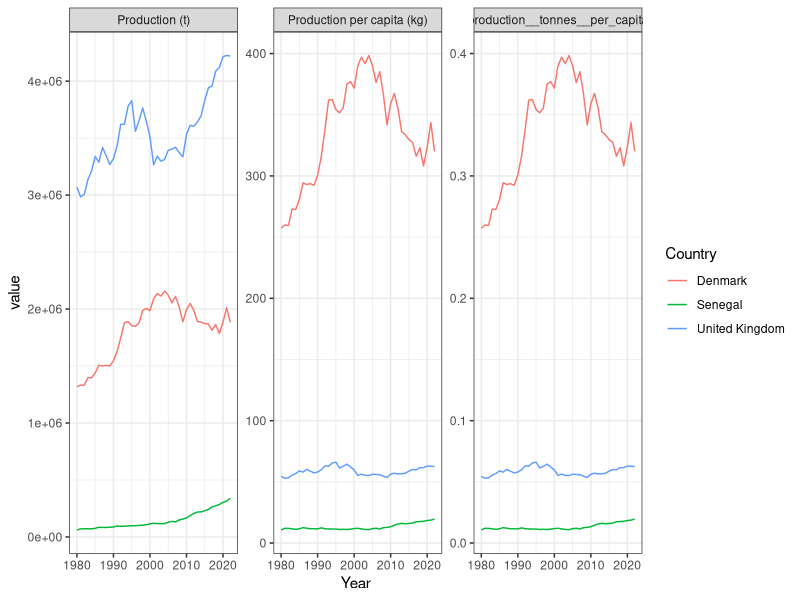
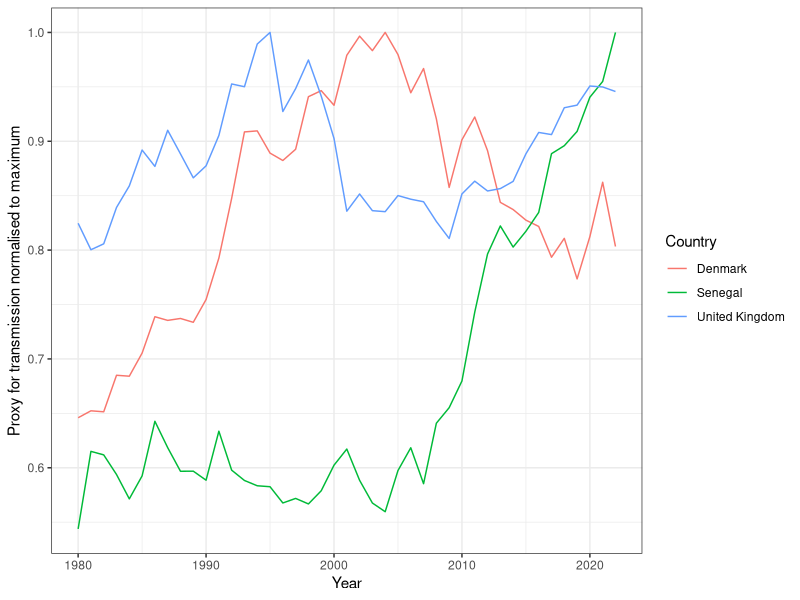
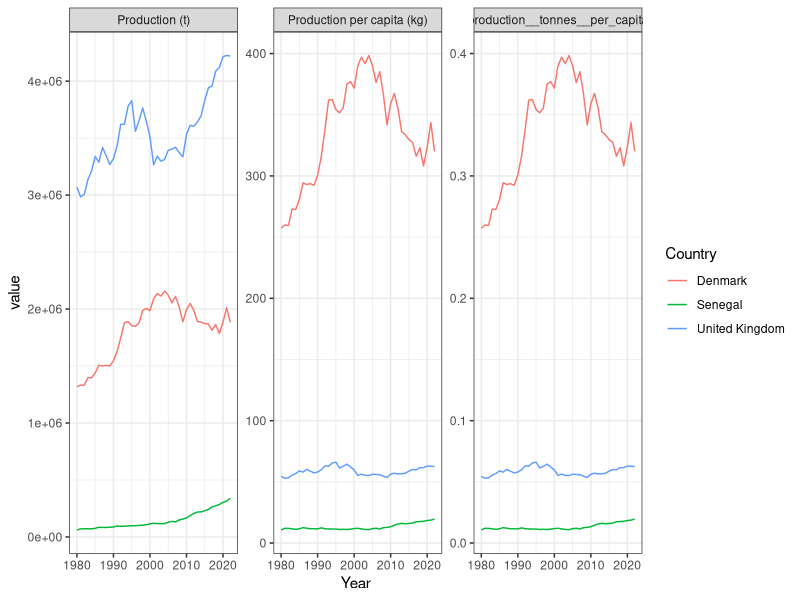
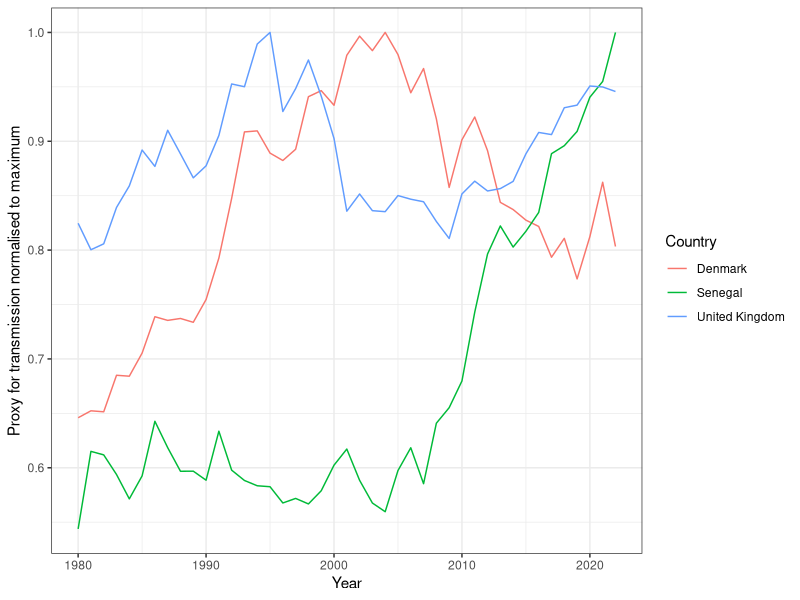

Here is the R script that generated these plots, in order:
############ Calculate how transmission might have changed over time ##########
######### Gwen Knight #########################################################
########## May 2024 ###########################################################

library(tidyverse)
theme_set(theme_bw())

## transmission data
tdata <- read_csv("data/global_food_sefasi.csv") %>%
  pivot_longer(cols = `Production (t)`:`Production per capita (kg)`)

ggplot(tdata, aes(x=Year, y = value, group = Country)) + 
  geom_line(aes(col = Country)) + 
  facet_wrap(~name, scales = "free")
ggsave("plots/sensitivity_transmission_raw_data.jpeg")

### Normalise to peak 
max_vales = tdata %>% group_by(Country) %>% filter(name == "production__tonnes__per_capita") %>%
  summarise(maxx = max(value)) 

tdata_input <- tdata %>% left_join(max_vales) %>% filter(name == "production__tonnes__per_capita") %>%
  mutate(value_norm = value / maxx)

ggplot(tdata_input, aes(x=Year, y = value_norm, group = Country)) + 
  geom_line(aes(col = Country)) + 
  scale_y_continuous("Proxy for transmission normalised to maximum")
ggsave("plots/sensitivity_transmission_normed.jpeg")

### Need weekly
colnames(tdata_input) <- tolower(colnames(tdata_input))
tdata_input <- expand(tdata_input, year = unique(year), week = 1:52)  %>%
  left_join(tdata_input, by = 'year') #%>% 

### Save
write.csv(tdata_input, "data/transmission_ahha.csv")
